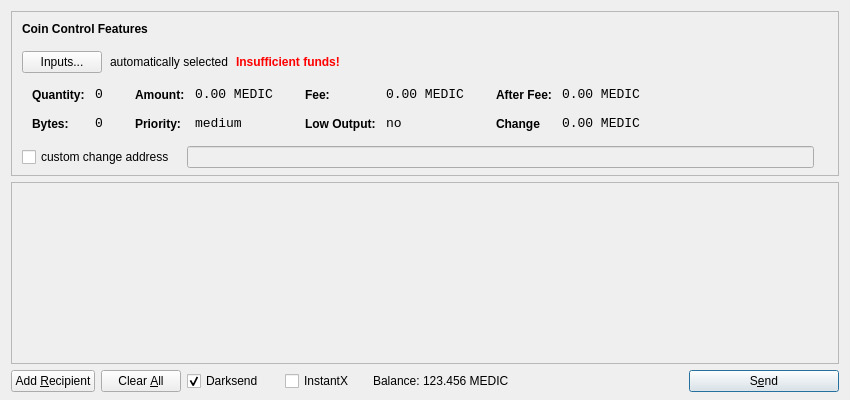
<?xml version="1.0" encoding="UTF-8"?>
<ui version="4.0">
 <class>SendCoinsDialog</class>
 <widget class="QDialog" name="SendCoinsDialog">
  <property name="geometry">
   <rect>
    <x>0</x>
    <y>0</y>
    <width>850</width>
    <height>400</height>
   </rect>
  </property>
  <property name="windowTitle">
   <string>Send Coins</string>
  </property>
  <layout class="QVBoxLayout" name="verticalLayout" stretch="0,1,0">
   <property name="bottomMargin">
    <number>8</number>
   </property>
   <item>
    <widget class="QFrame" name="frameCoinControl">
     <property name="sizePolicy">
      <sizepolicy hsizetype="Expanding" vsizetype="Expanding">
       <horstretch>0</horstretch>
       <verstretch>0</verstretch>
      </sizepolicy>
     </property>
     <property name="maximumSize">
      <size>
       <width>16777215</width>
       <height>16777215</height>
      </size>
     </property>
     <property name="frameShape">
      <enum>QFrame::StyledPanel</enum>
     </property>
     <property name="frameShadow">
      <enum>QFrame::Sunken</enum>
     </property>
     <layout class="QVBoxLayout" name="verticalLayoutCoinControl2">
      <property name="spacing">
       <number>-1</number>
      </property>
      <property name="leftMargin">
       <number>0</number>
      </property>
      <property name="topMargin">
       <number>0</number>
      </property>
      <property name="rightMargin">
       <number>0</number>
      </property>
      <property name="bottomMargin">
       <number>6</number>
      </property>
      <item>
       <layout class="QVBoxLayout" name="verticalLayoutCoinControl" stretch="0,0,0,0,1">
        <property name="spacing">
         <number>0</number>
        </property>
        <property name="leftMargin">
         <number>10</number>
        </property>
        <property name="topMargin">
         <number>10</number>
        </property>
        <item>
         <layout class="QHBoxLayout" name="horizontalLayoutCoinControl1">
          <property name="bottomMargin">
           <number>15</number>
          </property>
          <item>
           <widget class="QLabel" name="labelCoinControlFeatures">
            <property name="sizePolicy">
             <sizepolicy hsizetype="Preferred" vsizetype="Maximum">
              <horstretch>0</horstretch>
              <verstretch>0</verstretch>
             </sizepolicy>
            </property>
            <property name="font">
             <font>
              <weight>75</weight>
              <bold>true</bold>
             </font>
            </property>
            <property name="styleSheet">
             <string notr="true">font-weight:bold;</string>
            </property>
            <property name="text">
             <string>Coin Control Features</string>
            </property>
           </widget>
          </item>
         </layout>
        </item>
        <item>
         <layout class="QHBoxLayout" name="horizontalLayoutCoinControl2" stretch="0,0,0,0">
          <property name="spacing">
           <number>8</number>
          </property>
          <property name="bottomMargin">
           <number>10</number>
          </property>
          <item>
           <widget class="QPushButton" name="pushButtonCoinControl">
            <property name="styleSheet">
             <string notr="true"/>
            </property>
            <property name="text">
             <string>Inputs...</string>
            </property>
           </widget>
          </item>
          <item>
           <widget class="QLabel" name="labelCoinControlAutomaticallySelected">
            <property name="text">
             <string>automatically selected</string>
            </property>
            <property name="margin">
             <number>5</number>
            </property>
           </widget>
          </item>
          <item>
           <widget class="QLabel" name="labelCoinControlInsuffFunds">
            <property name="font">
             <font>
              <weight>75</weight>
              <bold>true</bold>
             </font>
            </property>
            <property name="styleSheet">
             <string notr="true">color:red;font-weight:bold;</string>
            </property>
            <property name="text">
             <string>Insufficient funds!</string>
            </property>
            <property name="margin">
             <number>5</number>
            </property>
           </widget>
          </item>
          <item>
           <spacer name="horizontalSpacerCoinControl">
            <property name="orientation">
             <enum>Qt::Horizontal</enum>
            </property>
            <property name="sizeHint" stdset="0">
             <size>
              <width>40</width>
              <height>1</height>
             </size>
            </property>
           </spacer>
          </item>
         </layout>
        </item>
        <item>
         <widget class="QWidget" name="widgetCoinControl" native="true">
          <property name="sizePolicy">
           <sizepolicy hsizetype="Preferred" vsizetype="Preferred">
            <horstretch>0</horstretch>
            <verstretch>0</verstretch>
           </sizepolicy>
          </property>
          <property name="minimumSize">
           <size>
            <width>0</width>
            <height>0</height>
           </size>
          </property>
          <property name="styleSheet">
           <string notr="true"/>
          </property>
          <layout class="QHBoxLayout" name="horizontalLayoutCoinControl5">
           <property name="margin">
            <number>0</number>
           </property>
           <item>
            <layout class="QHBoxLayout" name="horizontalLayoutCoinControl3" stretch="0,0,0,1">
             <property name="spacing">
              <number>20</number>
             </property>
             <property name="topMargin">
              <number>0</number>
             </property>
             <property name="bottomMargin">
              <number>10</number>
             </property>
             <item>
              <layout class="QFormLayout" name="formLayoutCoinControl1">
               <property name="horizontalSpacing">
                <number>10</number>
               </property>
               <property name="verticalSpacing">
                <number>14</number>
               </property>
               <property name="leftMargin">
                <number>10</number>
               </property>
               <property name="topMargin">
                <number>4</number>
               </property>
               <property name="rightMargin">
                <number>6</number>
               </property>
               <item row="0" column="0">
                <widget class="QLabel" name="labelCoinControlQuantityText">
                 <property name="styleSheet">
                  <string notr="true">font-weight:bold;</string>
                 </property>
                 <property name="text">
                  <string>Quantity:</string>
                 </property>
                 <property name="margin">
                  <number>0</number>
                 </property>
                </widget>
               </item>
               <item row="0" column="1">
                <widget class="QLabel" name="labelCoinControlQuantity">
                 <property name="font">
                  <font>
                   <family>Monospace</family>
                   <pointsize>10</pointsize>
                  </font>
                 </property>
                 <property name="cursor">
                  <cursorShape>IBeamCursor</cursorShape>
                 </property>
                 <property name="contextMenuPolicy">
                  <enum>Qt::ActionsContextMenu</enum>
                 </property>
                 <property name="text">
                  <string>0</string>
                 </property>
                 <property name="margin">
                  <number>0</number>
                 </property>
                 <property name="textInteractionFlags">
                  <set>Qt::LinksAccessibleByMouse|Qt::TextSelectableByKeyboard|Qt::TextSelectableByMouse</set>
                 </property>
                </widget>
               </item>
               <item row="1" column="0">
                <widget class="QLabel" name="labelCoinControlBytesText">
                 <property name="styleSheet">
                  <string notr="true">font-weight:bold;</string>
                 </property>
                 <property name="text">
                  <string>Bytes:</string>
                 </property>
                </widget>
               </item>
               <item row="1" column="1">
                <widget class="QLabel" name="labelCoinControlBytes">
                 <property name="font">
                  <font>
                   <family>Monospace</family>
                   <pointsize>10</pointsize>
                  </font>
                 </property>
                 <property name="cursor">
                  <cursorShape>IBeamCursor</cursorShape>
                 </property>
                 <property name="contextMenuPolicy">
                  <enum>Qt::ActionsContextMenu</enum>
                 </property>
                 <property name="text">
                  <string>0</string>
                 </property>
                 <property name="textInteractionFlags">
                  <set>Qt::LinksAccessibleByMouse|Qt::TextSelectableByKeyboard|Qt::TextSelectableByMouse</set>
                 </property>
                </widget>
               </item>
              </layout>
             </item>
             <item>
              <layout class="QFormLayout" name="formLayoutCoinControl2">
               <property name="horizontalSpacing">
                <number>10</number>
               </property>
               <property name="verticalSpacing">
                <number>14</number>
               </property>
               <property name="leftMargin">
                <number>6</number>
               </property>
               <property name="topMargin">
                <number>4</number>
               </property>
               <property name="rightMargin">
                <number>6</number>
               </property>
               <item row="0" column="0">
                <widget class="QLabel" name="labelCoinControlAmountText">
                 <property name="styleSheet">
                  <string notr="true">font-weight:bold;</string>
                 </property>
                 <property name="text">
                  <string>Amount:</string>
                 </property>
                 <property name="margin">
                  <number>0</number>
                 </property>
                </widget>
               </item>
               <item row="0" column="1">
                <widget class="QLabel" name="labelCoinControlAmount">
                 <property name="font">
                  <font>
                   <family>Monospace</family>
                   <pointsize>10</pointsize>
                  </font>
                 </property>
                 <property name="cursor">
                  <cursorShape>IBeamCursor</cursorShape>
                 </property>
                 <property name="contextMenuPolicy">
                  <enum>Qt::ActionsContextMenu</enum>
                 </property>
                 <property name="text">
                  <string>0.00 MEDIC</string>
                 </property>
                 <property name="textInteractionFlags">
                  <set>Qt::LinksAccessibleByMouse|Qt::TextSelectableByKeyboard|Qt::TextSelectableByMouse</set>
                 </property>
                </widget>
               </item>
               <item row="1" column="0">
                <widget class="QLabel" name="labelCoinControlPriorityText">
                 <property name="styleSheet">
                  <string notr="true">font-weight:bold;</string>
                 </property>
                 <property name="text">
                  <string>Priority:</string>
                 </property>
                </widget>
               </item>
               <item row="1" column="1">
                <widget class="QLabel" name="labelCoinControlPriority">
                 <property name="font">
                  <font>
                   <family>Monospace</family>
                   <pointsize>10</pointsize>
                  </font>
                 </property>
                 <property name="cursor">
                  <cursorShape>IBeamCursor</cursorShape>
                 </property>
                 <property name="contextMenuPolicy">
                  <enum>Qt::ActionsContextMenu</enum>
                 </property>
                 <property name="text">
                  <string>medium</string>
                 </property>
                 <property name="textInteractionFlags">
                  <set>Qt::LinksAccessibleByMouse|Qt::TextSelectableByKeyboard|Qt::TextSelectableByMouse</set>
                 </property>
                </widget>
               </item>
              </layout>
             </item>
             <item>
              <layout class="QFormLayout" name="formLayoutCoinControl3">
               <property name="horizontalSpacing">
                <number>10</number>
               </property>
               <property name="verticalSpacing">
                <number>14</number>
               </property>
               <property name="leftMargin">
                <number>6</number>
               </property>
               <property name="topMargin">
                <number>4</number>
               </property>
               <property name="rightMargin">
                <number>6</number>
               </property>
               <item row="0" column="0">
                <widget class="QLabel" name="labelCoinControlFeeText">
                 <property name="styleSheet">
                  <string notr="true">font-weight:bold;</string>
                 </property>
                 <property name="text">
                  <string>Fee:</string>
                 </property>
                 <property name="margin">
                  <number>0</number>
                 </property>
                </widget>
               </item>
               <item row="0" column="1">
                <widget class="QLabel" name="labelCoinControlFee">
                 <property name="font">
                  <font>
                   <family>Monospace</family>
                   <pointsize>10</pointsize>
                  </font>
                 </property>
                 <property name="cursor">
                  <cursorShape>IBeamCursor</cursorShape>
                 </property>
                 <property name="contextMenuPolicy">
                  <enum>Qt::ActionsContextMenu</enum>
                 </property>
                 <property name="text">
                  <string>0.00 MEDIC</string>
                 </property>
                 <property name="textInteractionFlags">
                  <set>Qt::LinksAccessibleByMouse|Qt::TextSelectableByKeyboard|Qt::TextSelectableByMouse</set>
                 </property>
                </widget>
               </item>
               <item row="1" column="0">
                <widget class="QLabel" name="labelCoinControlLowOutputText">
                 <property name="styleSheet">
                  <string notr="true">font-weight:bold;</string>
                 </property>
                 <property name="text">
                  <string>Low Output:</string>
                 </property>
                </widget>
               </item>
               <item row="1" column="1">
                <widget class="QLabel" name="labelCoinControlLowOutput">
                 <property name="font">
                  <font>
                   <family>Monospace</family>
                   <pointsize>10</pointsize>
                  </font>
                 </property>
                 <property name="cursor">
                  <cursorShape>IBeamCursor</cursorShape>
                 </property>
                 <property name="contextMenuPolicy">
                  <enum>Qt::ActionsContextMenu</enum>
                 </property>
                 <property name="text">
                  <string>no</string>
                 </property>
                 <property name="textInteractionFlags">
                  <set>Qt::LinksAccessibleByMouse|Qt::TextSelectableByKeyboard|Qt::TextSelectableByMouse</set>
                 </property>
                </widget>
               </item>
              </layout>
             </item>
             <item>
              <layout class="QFormLayout" name="formLayoutCoinControl4">
               <property name="horizontalSpacing">
                <number>10</number>
               </property>
               <property name="verticalSpacing">
                <number>14</number>
               </property>
               <property name="leftMargin">
                <number>6</number>
               </property>
               <property name="topMargin">
                <number>4</number>
               </property>
               <property name="rightMargin">
                <number>6</number>
               </property>
               <item row="0" column="0">
                <widget class="QLabel" name="labelCoinControlAfterFeeText">
                 <property name="styleSheet">
                  <string notr="true">font-weight:bold;</string>
                 </property>
                 <property name="text">
                  <string>After Fee:</string>
                 </property>
                 <property name="margin">
                  <number>0</number>
                 </property>
                </widget>
               </item>
               <item row="0" column="1">
                <widget class="QLabel" name="labelCoinControlAfterFee">
                 <property name="font">
                  <font>
                   <family>Monospace</family>
                   <pointsize>10</pointsize>
                  </font>
                 </property>
                 <property name="cursor">
                  <cursorShape>IBeamCursor</cursorShape>
                 </property>
                 <property name="contextMenuPolicy">
                  <enum>Qt::ActionsContextMenu</enum>
                 </property>
                 <property name="text">
                  <string>0.00 MEDIC</string>
                 </property>
                 <property name="textInteractionFlags">
                  <set>Qt::LinksAccessibleByMouse|Qt::TextSelectableByKeyboard|Qt::TextSelectableByMouse</set>
                 </property>
                </widget>
               </item>
               <item row="1" column="0">
                <widget class="QLabel" name="labelCoinControlChangeText">
                 <property name="styleSheet">
                  <string notr="true">font-weight:bold;</string>
                 </property>
                 <property name="text">
                  <string>Change</string>
                 </property>
                </widget>
               </item>
               <item row="1" column="1">
                <widget class="QLabel" name="labelCoinControlChange">
                 <property name="font">
                  <font>
                   <family>Monospace</family>
                   <pointsize>10</pointsize>
                  </font>
                 </property>
                 <property name="cursor">
                  <cursorShape>IBeamCursor</cursorShape>
                 </property>
                 <property name="contextMenuPolicy">
                  <enum>Qt::ActionsContextMenu</enum>
                 </property>
                 <property name="text">
                  <string>0.00 MEDIC</string>
                 </property>
                 <property name="textInteractionFlags">
                  <set>Qt::LinksAccessibleByMouse|Qt::TextSelectableByKeyboard|Qt::TextSelectableByMouse</set>
                 </property>
                </widget>
               </item>
              </layout>
             </item>
            </layout>
           </item>
          </layout>
         </widget>
        </item>
        <item>
         <layout class="QHBoxLayout" name="horizontalLayoutCoinControl4" stretch="0,0,0">
          <property name="spacing">
           <number>12</number>
          </property>
          <property name="sizeConstraint">
           <enum>QLayout::SetDefaultConstraint</enum>
          </property>
          <property name="topMargin">
           <number>5</number>
          </property>
          <property name="rightMargin">
           <number>5</number>
          </property>
          <item>
           <widget class="QCheckBox" name="checkBoxCoinControlChange">
            <property name="text">
             <string>custom change address</string>
            </property>
           </widget>
          </item>
          <item>
           <widget class="QLineEdit" name="lineEditCoinControlChange">
            <property name="enabled">
             <bool>false</bool>
            </property>
            <property name="sizePolicy">
             <sizepolicy hsizetype="Expanding" vsizetype="Fixed">
              <horstretch>0</horstretch>
              <verstretch>0</verstretch>
             </sizepolicy>
            </property>
           </widget>
          </item>
          <item>
           <widget class="QLabel" name="labelCoinControlChangeLabel">
            <property name="sizePolicy">
             <sizepolicy hsizetype="Preferred" vsizetype="Expanding">
              <horstretch>0</horstretch>
              <verstretch>0</verstretch>
             </sizepolicy>
            </property>
            <property name="minimumSize">
             <size>
              <width>0</width>
              <height>0</height>
             </size>
            </property>
            <property name="text">
             <string/>
            </property>
            <property name="margin">
             <number>3</number>
            </property>
           </widget>
          </item>
         </layout>
        </item>
        <item>
         <spacer name="verticalSpacerCoinControl">
          <property name="orientation">
           <enum>Qt::Vertical</enum>
          </property>
          <property name="sizeHint" stdset="0">
           <size>
            <width>800</width>
            <height>1</height>
           </size>
          </property>
         </spacer>
        </item>
       </layout>
      </item>
     </layout>
    </widget>
   </item>
   <item>
    <widget class="QScrollArea" name="scrollArea">
     <property name="widgetResizable">
      <bool>true</bool>
     </property>
     <widget class="QWidget" name="scrollAreaWidgetContents">
      <property name="geometry">
       <rect>
        <x>0</x>
        <y>0</y>
        <width>830</width>
        <height>165</height>
       </rect>
      </property>
      <layout class="QVBoxLayout" name="verticalLayout_2">
       <property name="margin">
        <number>0</number>
       </property>
       <item>
        <layout class="QVBoxLayout" name="entries">
         <property name="spacing">
          <number>6</number>
         </property>
        </layout>
       </item>
       <item>
        <spacer name="verticalSpacer">
         <property name="orientation">
          <enum>Qt::Vertical</enum>
         </property>
         <property name="sizeHint" stdset="0">
          <size>
           <width>20</width>
           <height>40</height>
          </size>
         </property>
        </spacer>
       </item>
      </layout>
     </widget>
    </widget>
   </item>
   <item>
    <layout class="QHBoxLayout" name="horizontalLayout">
     <item>
      <widget class="QPushButton" name="addButton">
       <property name="toolTip">
        <string>Send to multiple recipients at once</string>
       </property>
       <property name="text">
        <string>Add &amp;Recipient</string>
       </property>
       <property name="autoDefault">
        <bool>false</bool>
       </property>
      </widget>
     </item>
     <item>
      <widget class="QPushButton" name="clearButton">
       <property name="sizePolicy">
        <sizepolicy hsizetype="Minimum" vsizetype="Fixed">
         <horstretch>0</horstretch>
         <verstretch>0</verstretch>
        </sizepolicy>
       </property>
       <property name="toolTip">
        <string>Remove all transaction fields</string>
       </property>
       <property name="text">
        <string>Clear &amp;All</string>
       </property>
       <property name="autoRepeatDelay">
        <number>300</number>
       </property>
       <property name="autoDefault">
        <bool>false</bool>
       </property>
      </widget>
     </item>
     <item>
      <layout class="QHBoxLayout" name="horizontalLayout_2">
       <property name="spacing">
        <number>3</number>
       </property>
        <item>
        <widget class="QCheckBox" name="checkUseDarksend">
         <property name="minimumSize">
          <size>
           <width>95</width>
           <height>0</height>
          </size>
         </property>
         <property name="text">
          <string>Darksend</string>
         </property>
         <property name="checked">
          <bool>true</bool>
         </property>
        </widget>
       </item>
       <item>
        <widget class="QCheckBox" name="checkInstantX">
         <property name="enabled">
          <bool>true</bool>
         </property>
         <property name="minimumSize">
          <size>
           <width>85</width>
           <height>0</height>
          </size>
         </property>
         <property name="text">
          <string>InstantX</string>
         </property>
        </widget>
       </item>
       <item>
        <widget class="QLabel" name="label">
         <property name="sizePolicy">
          <sizepolicy hsizetype="Preferred" vsizetype="Fixed">
           <horstretch>0</horstretch>
           <verstretch>0</verstretch>
          </sizepolicy>
         </property>
         <property name="text">
          <string>Balance:</string>
         </property>
        </widget>
       </item>
       <item>
        <widget class="QLabel" name="labelBalance">
         <property name="sizePolicy">
          <sizepolicy hsizetype="Preferred" vsizetype="Fixed">
           <horstretch>0</horstretch>
           <verstretch>0</verstretch>
          </sizepolicy>
         </property>
         <property name="cursor">
          <cursorShape>IBeamCursor</cursorShape>
         </property>
         <property name="text">
          <string>123.456 MEDIC</string>
         </property>
         <property name="textInteractionFlags">
          <set>Qt::LinksAccessibleByMouse|Qt::TextSelectableByKeyboard|Qt::TextSelectableByMouse</set>
         </property>
        </widget>
       </item>
      </layout>
     </item>
     <item>
      <spacer name="horizontalSpacer">
       <property name="orientation">
        <enum>Qt::Horizontal</enum>
       </property>
       <property name="sizeHint" stdset="0">
        <size>
         <width>40</width>
         <height>20</height>
        </size>
       </property>
      </spacer>
     </item>
     <item>
      <widget class="QPushButton" name="sendButton">
       <property name="minimumSize">
        <size>
         <width>150</width>
         <height>0</height>
        </size>
       </property>
       <property name="toolTip">
        <string>Confirm the send action</string>
       </property>
       <property name="text">
        <string>S&amp;end</string>
       </property>
       <property name="icon">
        <iconset resource="../bitcoin.qrc">
         <normaloff>:/icons/send</normaloff>:/icons/send</iconset>
       </property>
       <property name="default">
        <bool>true</bool>
       </property>
      </widget>
     </item>
    </layout>
   </item>
  </layout>
 </widget>
 <resources>
  <include location="../bitcoin.qrc"/>
 </resources>
 <connections/>
</ui>
